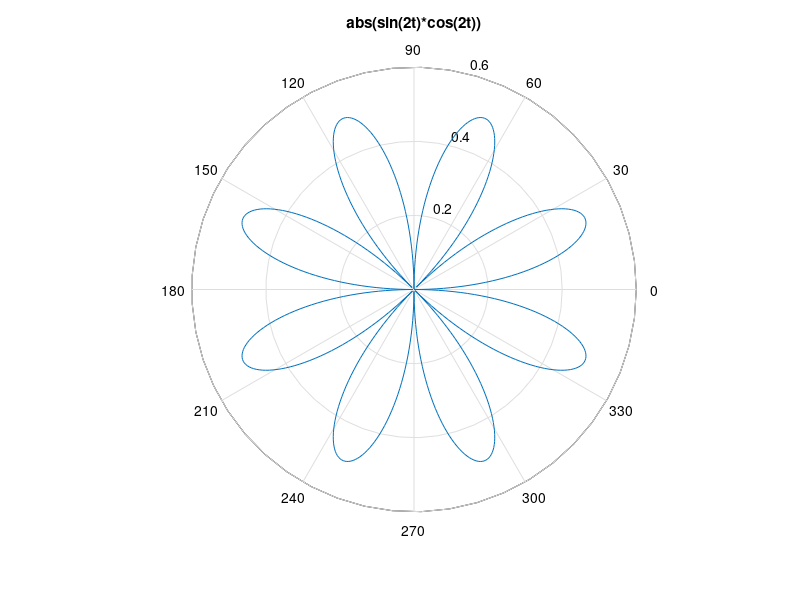

Recreate this plot in MATLAB.
% Create data for the function
t = 0:0.01:2*pi;
r = abs(sin(2*t).*cos(2*t));

% Create a polar plot using polar
figure;
polar(t, r);

% Add a title
title('abs(sin(2t)*cos(2t))');